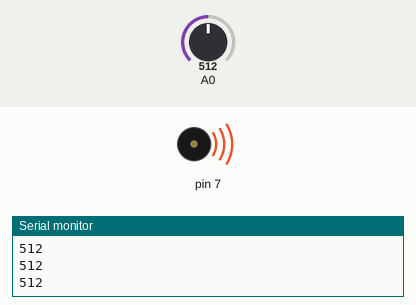
This sketch was run on a simulated Arduino Uno, built with avr-gcc and run on an emulated ATmega328P. On the bench: buzzer (waves = sounding), the last lines printed to the serial monitor. Inputs (shaded band) come from the test bench; at power-on: A0 = 512.

Above: at 1.2 s.
1.3 s: A0 set to 482
At 2.2 s:
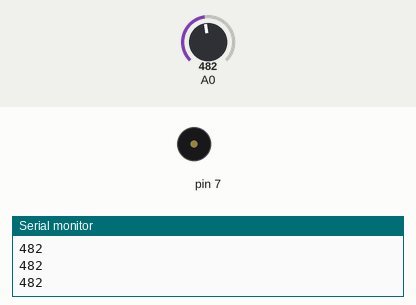
2.8 s: A0 set to 510
At 3.4 s:
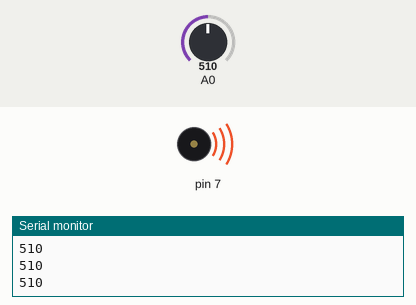
4.3 s: A0 set to 490
At 5.7 s:
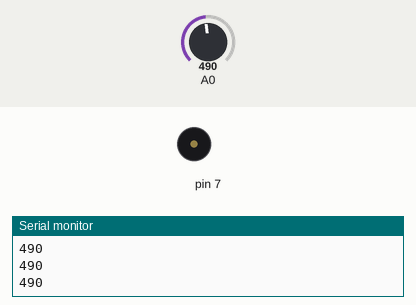
Timing chart, 0 to 7.3 s (numbered marks = the images above; inputs shaded):
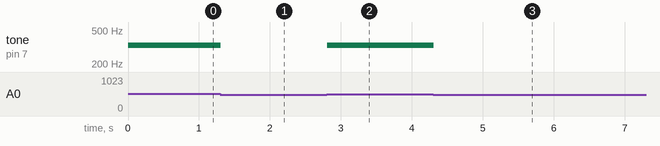

Measured:
- the behaviour switches between 500 and 499 on A0 (found by bisection; images 0 and 1)
- after the input at 1.3 s, tone on pin 7: 330 Hz → silent at once
- after the input at 2.8 s, tone on pin 7: silent → 330 Hz at once
- after the input at 4.3 s, tone on pin 7: 330 Hz → silent at once

The sketch:

synthesizer.ino
```cpp
int notes[] = {262, 294, 330, 349};

void setup() {
  // put your setup code here, to run once:
  Serial.begin(9600);
}

void loop() {
  // put your main code here, to run repeatedly:
  int keyVal = analogRead(A0);
  Serial.println(keyVal);

  if(keyVal == 1023) {
    tone(7, notes[0]);
  }
  else if(keyVal >= 600 && keyVal <= 1020){
    tone(7, notes[1]);
  }
  else if(keyVal >= 500 && keyVal <= 590){
    tone(7, notes[2]);
  }
  else if(keyVal >= 5 && keyVal <= 105){
    tone(7, notes[3]);
  }
  else{
    noTone(7);
  }
}
```
